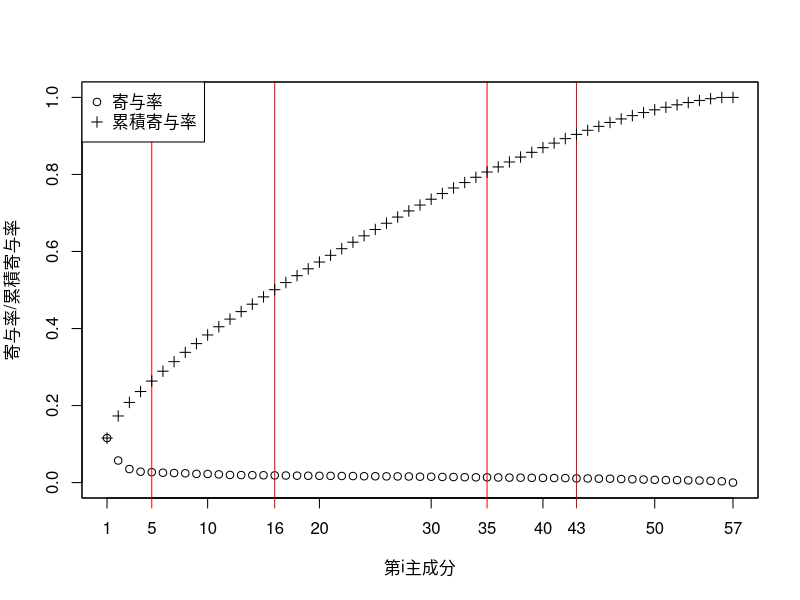

Here is the R script that generated this plot:
library(kernlab)
data(spam)
pcat <- prcomp(spam[,1:57], scale = T)	# 相関行列から主成分を導出

pr.sdev2 <- (pcat$sdev) ^ 2	# 各主成分に対する固有値の計算
pr.cr <- pr.sdev2 / sum(pr.sdev2)	# 各主成分の寄与率の計算
pr.crsum <- cumsum(pr.cr)	# 累積寄与率を計算し（cumsum():累積和），配列として並べる．

plot(pr.cr, xlab = "第i主成分", xaxt="n",
     ylab = "寄与率/累積寄与率", ylim = c(0, 1), pch = 1)	# 各主成分の寄与率をプロット
abline(v=5, col='red')	# 累積寄与率25%の主成分に赤色の縦線を描画（表）
abline(v=16, col='red')	# 50%
abline(v=35, col='red')	# 80%
abline(v=43, col='red')	# 90%

par(new=T)
plot(pr.crsum, xaxt="n", yaxt="n", xlab = "",　ylab = "",
      ylim = c(0, 1), pch = 3)	# 各主成分の累積寄与率をプロット
legend("topleft", bg = "white",
      legend=expression("寄与率","累積寄与率"), pch = c(1, 3))
axis(side=1, at=c(1, 10, 20, 30, 40, 50, 57), 
      labels=c(1, 10, 20, 30, 40, 50, 57))	# メモリを調整．
par(new=T)
axis(side=1,　	# x軸に挿入．y軸はside=2 
     at=c(5, 16, 35, 43),　labels=c(5, 16, 35, 43), col.ticks ="red")	# x軸に赤色のメモリを挿入．
